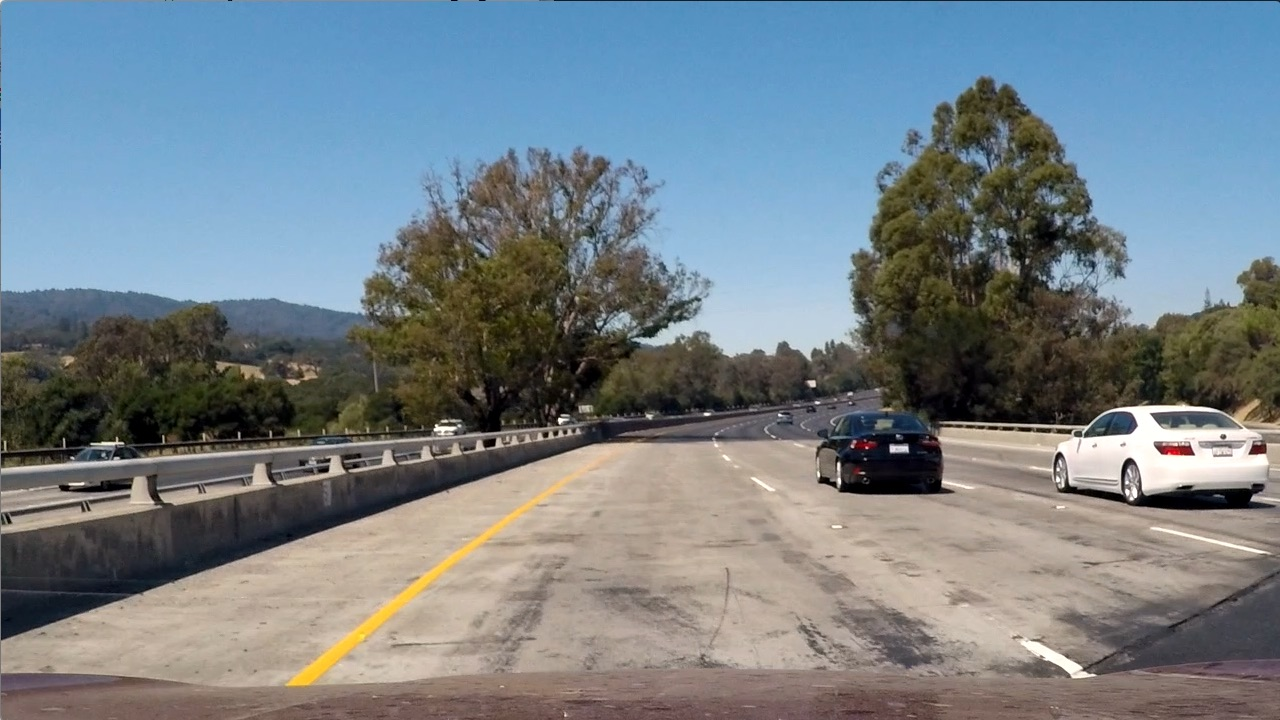
#> input picture test_images/test1.jpg, 1280 x 720 px
$ python project_advancedLanes.py   (older library calls are emulated)
#> lines starting #> are read from the running program, lines starting #| are printed output that depends on the picture; after the words box and inside, x2 and y2 are one past the last pixel; in counts of white or black regions, pixels touching at a corner belong together
#!/usr/bin/env python
# coding: utf-8

# # Advanced Lane Finding Project
#
# The goals / steps of this project are the following:
#
# * Compute the camera calibration matrix and distortion coefficients given a set of chessboard images.
# * Apply a distortion correction to raw images.
# * Use color transforms, gradients, etc., to create a thresholded binary image.
# * Apply a perspective transform to rectify binary image ("birds-eye view").
# * Detect lane pixels and fit to find the lane boundary.
# * Determine the curvature of the lane and vehicle position with respect to center.
# * Warp the detected lane boundaries back onto the original image.
# * Output visual display of the lane boundaries and numerical estimation of lane curvature and vehicle position.
#
# ## First, I import all the required libraries

# In[1]:


#import the necessary libraries
import cv2
import os
import glob
import numpy as np
import matplotlib.pyplot as plt
import matplotlib.image as mpimg
import math
get_ipython().run_line_magic('matplotlib', 'inline')


# ## Next I calibrate the camera and create a undistort wrapper.

# In[2]:


# Calibrate Camera & Undistort Image
def calibrate_camera():

    # Load all names of pictures
    images = glob.glob('camera_cal/calibration*.jpg')

    # Variables for Chess Board:
    corners_x = 9
    corners_y = 6
    # Set up Arrays for Imagepoints and Objectpoints
    img_pts = [] #2-D Picture Points
    obj_pts = [] #3-D Real World Point

    #Create the base for the object points
    obj_p = np.zeros((corners_y * corners_x, 3), np.float32)
    obj_p[:,:2] = np.mgrid[0:corners_x, 0:corners_y].T.reshape(-1,2)

    for image in images:
        # Read in the image
        img = cv2.imread(image)

        # Convert to Gray Scale
        gray_chess = cv2.cvtColor(img, cv2.COLOR_BGR2GRAY)

        # Find corners of Chess Board
        ret, corners = cv2.findChessboardCorners(gray_chess, (corners_x, corners_y), None)

        # Add detected corners and image points to the defined arrays
        if ret == True:
            img_pts.append(corners)
            obj_pts.append(obj_p)

            # Draw and corners on image
            cv2.drawChessboardCorners(img, (corners_x, corners_y), corners, ret)

    # Get the Matrix and distortian coefficients and return them.
    ret, mtx, dist, rvecs, tvecs = cv2.calibrateCamera(obj_pts, img_pts, gray_chess.shape[::-1], None, None)
    return (mtx, dist)

# Undistort the image
## I devided it, so that not with every undistortian the camera needs to be calibrated.

def undistort_image(img, mtx, dist):
    dst_img = cv2.undistort(img, mtx, dist, None, mtx)
    return dst_img


# ---
# ## Third, I create my functions for the color space transform and for the gradients

# In[3]:


# binary S-Space output

def hls_Sspace(img, thresh=(0, 255)):
    # Convert to HLS color space
    hls_img = cv2.cvtColor(img, cv2.COLOR_RGB2HLS)
    # Apply a threshold to the S channel
    S_img = hls_img[:,:,2]
    # Return a binary image of threshold result
    S_bin = np.zeros_like(S_img)
    S_bin[(S_img > thresh[0]) & (S_img <= thresh[1])] = 1
    sSpace_binary_output = np.copy(S_bin) # placeholder line

    return sSpace_binary_output


# In[4]:


# Sobel Functions

def abs_sobel_thresh(image, orient='x', sobel_kernel=3, thresh=(0, 255)):
    # Convert to grayscale
    gray_img = cv2.cvtColor(image, cv2.COLOR_RGB2GRAY)
    # Take the derivative in x or y given orient = 'x' or 'y'
    ## only take the one required to improve performance
    if orient == 'x':
        sobel = cv2.Sobel(gray_img, cv2.CV_64F,1,0, ksize=sobel_kernel)
    elif orient == 'y':
        sobel = cv2.Sobel(gray_img, cv2.CV_64F,0,1, ksize=sobel_kernel)
    else:
        print("Error: Wrong Orientation") #To be changed to Error Handler

    # Get the absolute value of the sobel
    sobel_dir_abs = np.absolute(sobel)
    # Scale to 8-bit (0 - 255) then convert to type = np.uint8
    scaled_sobel = np.uint8(255*sobel_dir_abs/np.max(sobel_dir_abs))
    # Create a binary mask
    sobel_binary = np.zeros_like(scaled_sobel)
    # Make 1's where the sobel is within the thresholds
    sobel_binary[(scaled_sobel >= thresh[0]) & (scaled_sobel <= thresh[1])] = 1

    # Return
    grad_binary = np.copy(sobel_binary)
    return grad_binary

def mag_thresh(image, sobel_kernel=3, mag_thresh=(0, 255)):
    # Convert to grayscale
    gray_img = cv2.cvtColor(image, cv2.COLOR_RGB2GRAY)
    # Get the gradient in x and y
    sobelx = cv2.Sobel(gray_img, cv2.CV_64F, 1,0, ksize=sobel_kernel)
    sobely = cv2.Sobel(gray_img, cv2.CV_64F, 0,1, ksize=sobel_kernel)
    # Calculate the magnitude
    sobel_mag = np.sqrt(sobelx**2 + sobely**2)
    # Scale to 8-bit and convert to uint8 type
    sobel_scaled = np.uint8(255*sobel_mag/np.max(sobel_mag))
    # Create a binary mask
    sobel_mag_binary = np.zeros_like(sobel_scaled)
    # Make 1's where the sobel_mag is within the thresholds
    sobel_mag_binary[(sobel_scaled >= mag_thresh[0]) & (sobel_scaled <= mag_thresh[1])] = 1

    # Return
    mag_binary = sobel_mag_binary
    return mag_binary

def dir_threshold(image, sobel_kernel=3, thresh=(0, np.pi/2)):
    # Convert to grayscale
    gray_img = cv2.cvtColor(image, cv2.COLOR_RGB2GRAY)
    # Get the gradient in x and y
    sobelx = cv2.Sobel(gray_img, cv2.CV_64F, 1,0, ksize=sobel_kernel)
    sobely = cv2.Sobel(gray_img, cv2.CV_64F, 0,1, ksize=sobel_kernel)
    # Get the absolute value of the x and y gradients
    sobelx_abs = np.absolute(sobelx)
    sobely_abs = np.absolute(sobely)
    # Get the direction of the gradient
    grad = np.arctan2(sobely_abs, sobelx_abs)
    # Create a binary
    sobel_binary = np.zeros_like(gray_img)
    # Make 1's where the sobel_dir is within the thresholds
    sobel_binary[(grad >= thresh[0]) & (thresh[1] >= grad)] = 1

    # Return
    dir_binary = sobel_binary
    return dir_binary


# ---
# ## Next, I create functions for "Region of Interest" and "Curve Messurement"

# In[5]:


def region_of_interest(img, vertices):
    #defining a blank mask to start with
    mask = np.zeros_like(img)

    #defining a 3 channel or 1 channel color to fill the mask with depending on the input image
    if len(img.shape) > 2:
        channel_count = img.shape[2]  # i.e. 3 or 4 depending on your image
        ignore_mask_color = (255,) * channel_count
    else:
        ignore_mask_color = 255

    #filling pixels inside the polygon defined by "vertices" with the fill color
    cv2.fillPoly(mask, vertices, ignore_mask_color)

    #returning the image only where mask pixels are nonzero
    masked_image = cv2.bitwise_and(img, mask)
    return masked_image


# ---
# ## Next, I create functions for Finding the Lane Pixels, Calculating the Polynome and Curve Messurement

# In[6]:


def find_lane_pixels(binary_warped):
    # Take a histogram of the bottom quater of the image
    histogram = np.sum(binary_warped[binary_warped.shape[0]//4:,:], axis=0)
    # Create an output image to draw on and visualize the result
    out_img = np.dstack((binary_warped, binary_warped, binary_warped))
    # Find the peak of the left and right halves of the histogram
    # These will be the starting point for the left and right lines
    midpoint = np.int(histogram.shape[0]//2)
    leftx_base = np.argmax(histogram[:midpoint])
    rightx_base = np.argmax(histogram[midpoint:]) + midpoint

    # HYPERPARAMETERS
    # Choose the number of sliding windows
    nwindows = 72
    # Set the width of the windows +/- margin
    margin = 50
    # Set minimum number of pixels found to recenter window
    minpix = 100

    # Set height of windows - based on nwindows above and image shape
    window_height = np.int(binary_warped.shape[0]//nwindows)
    # Identify the x and y positions of all nonzero pixels in the image
    nonzero = binary_warped.nonzero()
    nonzeroy = np.array(nonzero[0])
    nonzerox = np.array(nonzero[1])
    # Current positions to be updated later for each window in nwindows
    leftx_current = leftx_base
    rightx_current = rightx_base

    # Create empty lists to receive left and right lane pixel indices
    left_lane_inds = []
    right_lane_inds = []

    # Step through the windows
    for window in range(nwindows):
        # Identify window boundaries in x and y (and right and left)
        win_y_low = binary_warped.shape[0] - (window+1)*window_height
        win_y_high = binary_warped.shape[0] - window*window_height
        # Update the boundaries of the window
        win_xleft_low = leftx_current - margin
        win_xleft_high = leftx_current + margin
        win_xright_low = rightx_current - margin
        win_xright_high = rightx_current + margin

        # Draw the windows on the visualization image
        #cv2.rectangle(out_img,(win_xleft_low,win_y_low),
        #(win_xleft_high,win_y_high),(0,255,0), 2)
        #cv2.rectangle(out_img,(win_xright_low,win_y_low),
        #(win_xright_high,win_y_high),(0,255,0), 2)

        # Identify the nonzero pixels in x and y within the window
        good_left_inds = ((nonzeroy >= win_y_low) & (nonzeroy < win_y_high) &
        (nonzerox >= win_xleft_low) &  (nonzerox < win_xleft_high)).nonzero()[0]
        good_right_inds = ((nonzeroy >= win_y_low) & (nonzeroy < win_y_high) &
        (nonzerox >= win_xright_low) &  (nonzerox < win_xright_high)).nonzero()[0]
        # Append these indices to the lists
        left_lane_inds.append(good_left_inds)
        right_lane_inds.append(good_right_inds)

        # Recenter next window on their mean position
        if len(good_left_inds) > minpix:
            leftx_current = np.int(np.mean(nonzerox[good_left_inds]))
        if len(good_right_inds) > minpix:
            rightx_current = np.int(np.mean(nonzerox[good_right_inds]))

    # Concatenate the arrays of indices (previously was a list of lists of pixels)
    try:
        left_lane_inds = np.concatenate(left_lane_inds)
        right_lane_inds = np.concatenate(right_lane_inds)
    except ValueError:
        # Avoids an error if the above is not implemented fully
        pass

    # Extract left and right line pixel positions
    leftx = nonzerox[left_lane_inds]
    lefty = nonzeroy[left_lane_inds]
    rightx = nonzerox[right_lane_inds]
    righty = nonzeroy[right_lane_inds]

    return leftx, lefty, rightx, righty, out_img


def fit_polynomial(binary_warped):
    # Find our lane pixels first
    leftx, lefty, rightx, righty, out_img = find_lane_pixels(binary_warped)

    # Get second order polynomial for the found coordinates
    left_fit = np.polyfit(lefty, leftx, 2)
    right_fit = np.polyfit(righty, rightx, 2)

    # Generate x and y values for plotting
    ploty = np.linspace(0, binary_warped.shape[0]-1, binary_warped.shape[0] )
    #print(binary_warped.shape[0])
    try:
        left_fitx = left_fit[0]*ploty**2 + left_fit[1]*ploty + left_fit[2]
        right_fitx = right_fit[0]*ploty**2 + right_fit[1]*ploty + right_fit[2]
    except TypeError:
        # Avoids an error if `left_fitx` and `right_fitx` are still none or incorrect
        print('The function failed to fit a line!')
        left_fitx = 1*ploty**2 + 1*ploty
        right_fitx = 1*ploty**2 + 1*ploty

    ## Visualization ##
    # Create an image to draw on and an image to show the selection window
    out_img = np.dstack((binary_warped, binary_warped, binary_warped))*255
    # [9 lines of commented-out code are left out]
    out_img[lefty, leftx] = [255, 0, 0]
    out_img[righty, rightx] = [0, 0, 255]
    #cv2.fillPoly(out_img, np.int_([line_pts]), (0,255, 0))

    return out_img, left_fit, right_fit, ploty, leftx, rightx

def measure_curvature_real(ploty, left_fit_cr, right_fit_cr, xm, ym):
    # Define conversions in x and y from pixels space to meters
    #ym_per_pix = 30/720 # meters per pixel in y dimension
    #xm_per_pix = 3.7/800 # meters per pixel in x dimension

    # Define y-value where we want radius of curvature
    # We'll choose the maximum y-value, corresponding to the bottom of the image
    y_eval = np.max(ploty)

    # Calculation of R_curve
    left_curverad = (((1+(2*left_fit_cr[0]*y_eval*ym + left_fit_cr[1])**2)**(3/2)) / np.abs(2* left_fit_cr[0]))
    right_curverad = (((1+(2*right_fit_cr[0]*y_eval*ym + right_fit_cr[1])**2)**(3/2)) / np.abs(2* right_fit_cr[0]))

    return left_curverad, right_curverad


# ---
# ## This is the parameter sheet to tune the parameters

# In[7]:


# Parameters to be tuned:
## Image Size
im_test = cv2.imread('test_images/test1.jpg')
#> im_test is the input picture: shape (720, 1280, 3); mean B, G, R 135.5, 128.7, 117.5
img_size = (im_test.shape[1], im_test.shape[0])
## For the Image Transformation
### Source Points of the image
### Assumption that the camera is in the middle of the car
src = np.float32(
        [[(img_size[0]//2)-500, img_size[1]],
        [((img_size[0]//2)-100), 480],
        [((img_size[0]//2)+100), 480],
        [(img_size[0]//2)+500, img_size[1]]])

### Destination Points of the image
dst = np.float32(
        [[200,img_size[1]],
        [200, 0],
        [img_size[0]-200, 0],
        [img_size[0]-200, img_size[1]]])

## Area of Interest
### Region for the lane marking area:
region = np.array([[(180,img_size[1]),(580,450), (720,450), (1200,img_size[1])]], dtype=np.int)

# [8 lines of commented-out code are left out]
sX_kernel = 31
sY_kernel = 31
sMag_kernel = 27
sDir_kernel = 31
sX_thresh = (70, 255)
sY_thresh = (70, 255)
sMag_thresh = (100, 255)
sDir_thresh = (0.85, 1.05)
hls_thresh = (100, 255)

## Parameters for real world transfrom
ym_per_pix = 30/720 # meters per pixel in y dimension
xm_per_pix = 3.7/800 # meters per pixel in x dimension


# ---
# ## From here starts the main Logic

# In[8]:


# main Logic
## calibrate Camera:
mtx_camera, dist_camera = calibrate_camera()
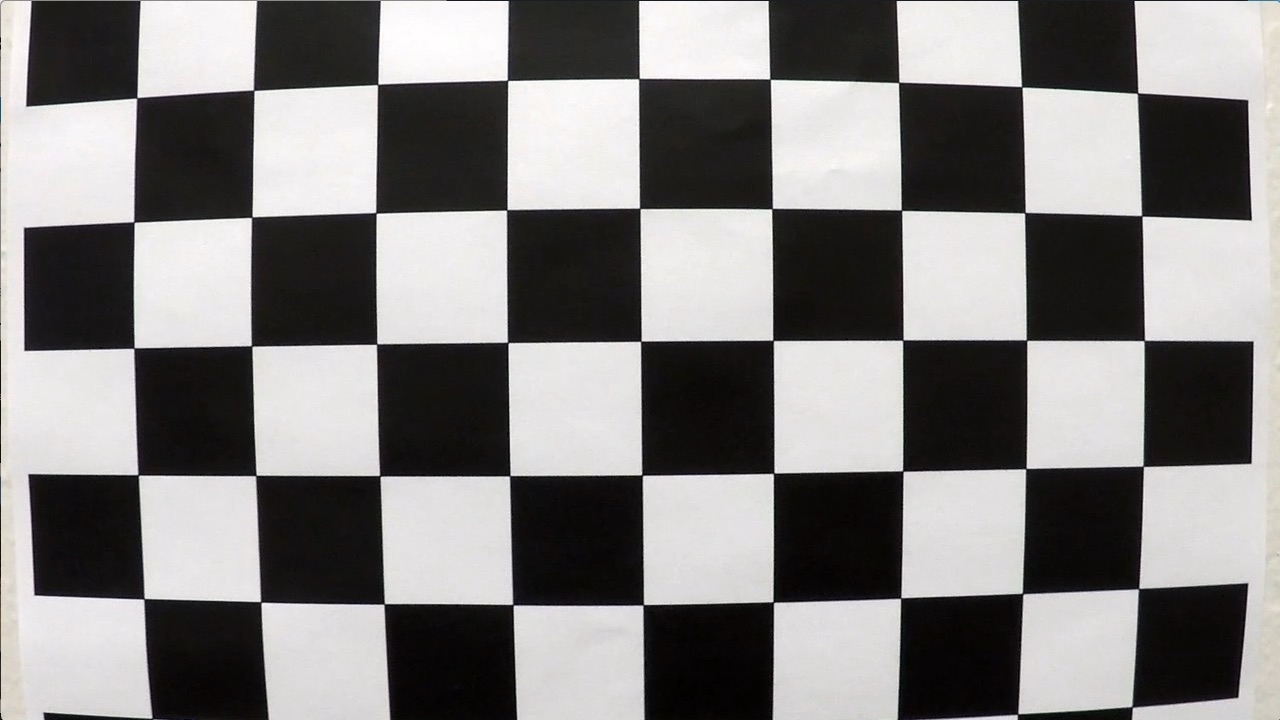
#> input picture camera_cal/calibration1.jpg, 1280 x 720 px
#> in calibrate_camera, img is the input picture: shape (720, 1280, 3); mean B, G, R 127.8, 128.4, 130.1
#> in calibrate_camera, `ret, corners = cv2.findChessboardCorners(gray_chess, (corners_x, corne..`: ret = False; corners = None

## Get Image and Undistrot Image
img = cv2.imread('test_images/straight_lines1.jpg')
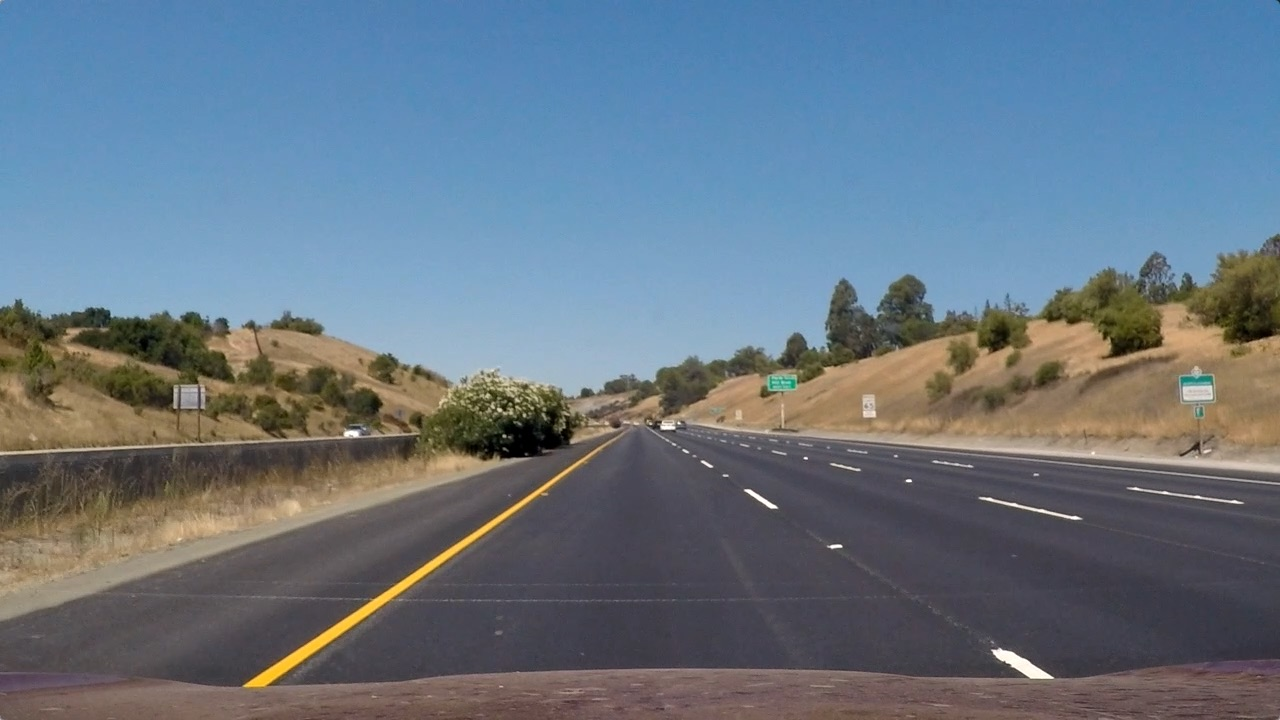
#> input picture test_images/straight_lines1.jpg, 1280 x 720 px
#> img is the input picture: shape (720, 1280, 3); mean B, G, R 131.2, 117.7, 103.2
img_undist = undistort_image(img, mtx_camera, dist_camera)

# Plot the Original and Destination image.
f, (ax1, ax2) = plt.subplots(1, 2, figsize=(30, 10))
ax1.imshow(img[...,::-1])
ax1.set_title('Original Image', fontsize=30)
ax2.imshow(img_undist[...,::-1], cmap='gray')
ax2.set_title('Destination Image', fontsize=30)


# In[9]:


## Create a binary Image
result_x = abs_sobel_thresh(img_undist, 'x', sX_kernel, sX_thresh)
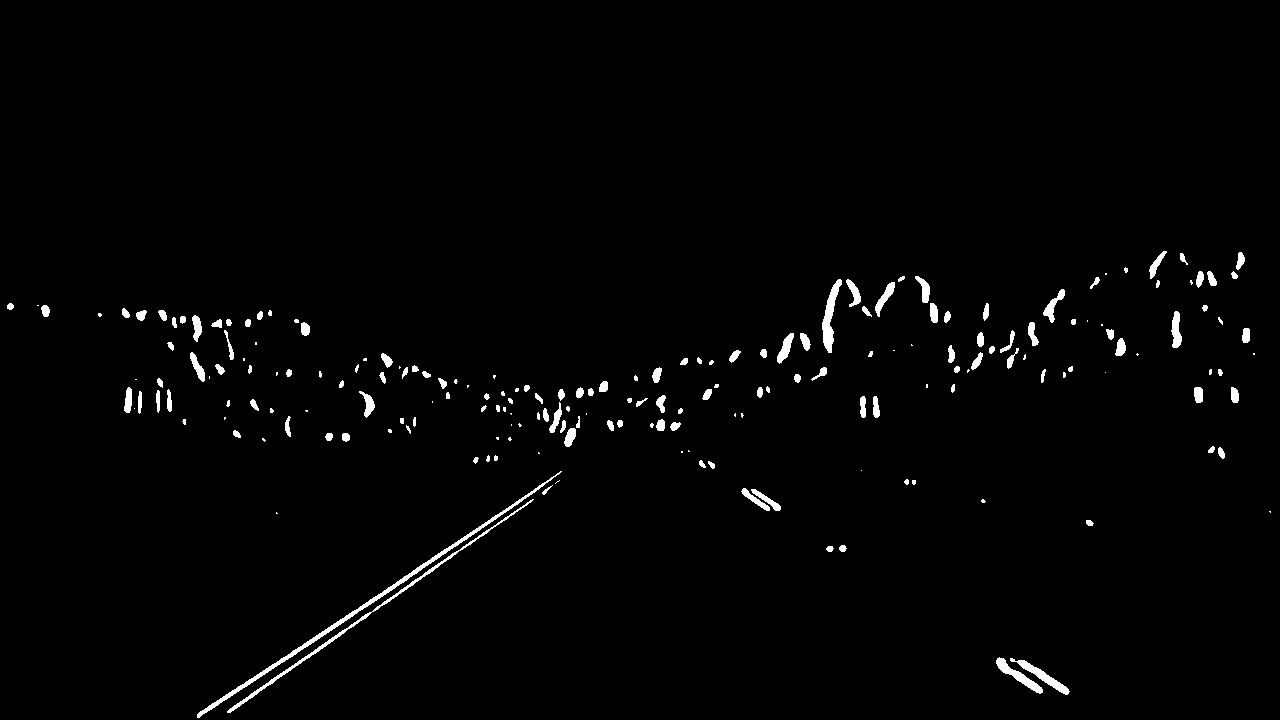
#> result_x: shape (720, 1280); values 0 (black) and 1 (white), 1.6% white; 202 white regions (62 under 20 px), largest, box (x1, y1, x2, y2) and area: (197, 471, 562, 718) 1691, (227, 499, 534, 713) 1062, (822, 279, 842, 353) 602
result_y = abs_sobel_thresh(img_undist, 'y', sY_kernel, sY_thresh)
#> result_y: shape (720, 1280); values 0 (black) and 1 (white), 3.5% white; 211 white regions (62 under 20 px), largest, box (x1, y1, x2, y2) and area: (802, 436, 1280, 482) 2473, (197, 456, 584, 715) 2234, (0, 300, 197, 327) 1725
result_mag = mag_thresh(img_undist, sMag_kernel, sMag_thresh)
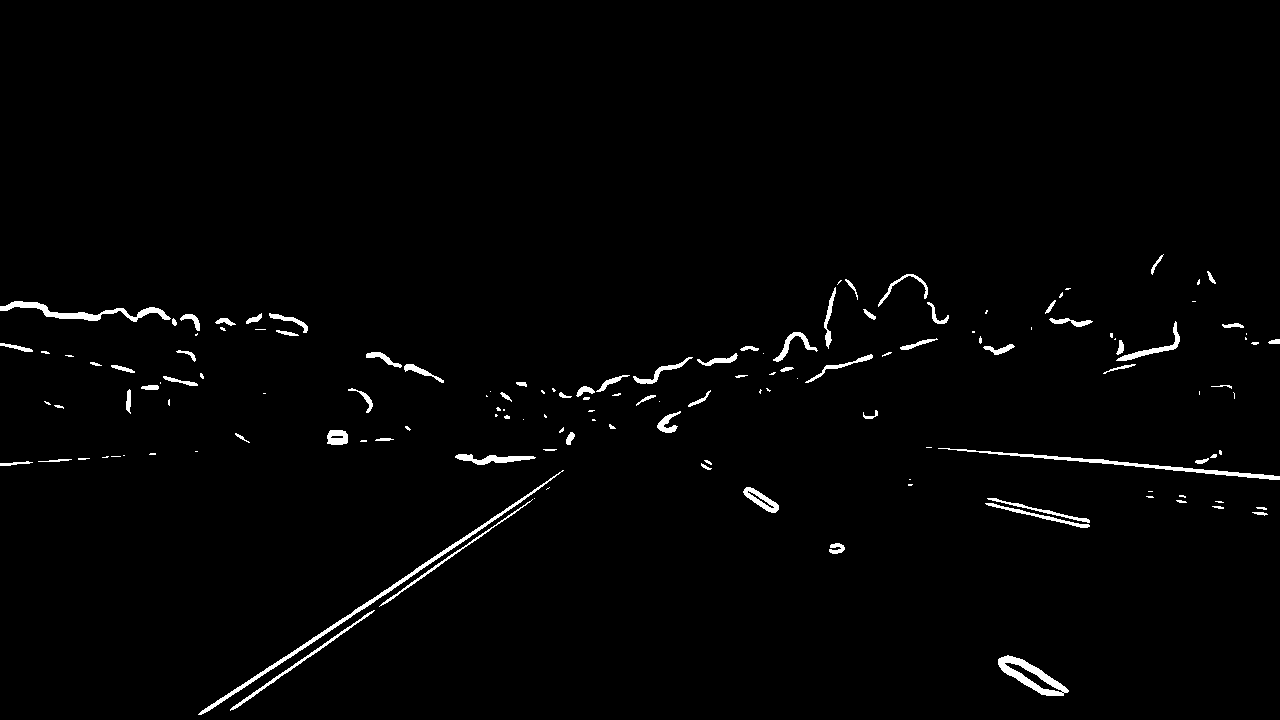
#> result_mag: shape (720, 1280); values 0 (black) and 1 (white), 1.5% white; 143 white regions (65 under 20 px), largest, box (x1, y1, x2, y2) and area: (198, 470, 564, 715) 1559, (938, 448, 1280, 480) 1126, (998, 655, 1069, 696) 1004
result_dir = dir_threshold(img_undist, sDir_kernel, sDir_thresh)
#> (the rest of the program and of its run is left out)
